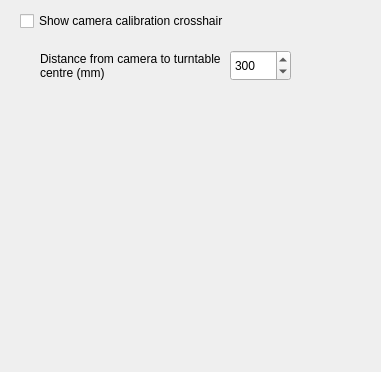
       <widget class="QWidget" name="crossHairPage">
        <property name="geometry">
         <rect>
          <x>0</x>
          <y>0</y>
          <width>381</width>
          <height>372</height>
         </rect>
        </property>
        <attribute name="label">
         <string>Camera calibration</string>
        </attribute>
        <widget class="QCheckBox" name="crossHairCheckBox">
         <property name="geometry">
          <rect>
           <x>20</x>
           <y>10</y>
           <width>261</width>
           <height>22</height>
          </rect>
         </property>
         <property name="text">
          <string>Show camera calibration crosshair</string>
         </property>
        </widget>
        <widget class="QSpinBox" name="camCenterDistSpinBox">
         <property name="geometry">
          <rect>
           <x>230</x>
           <y>50</y>
           <width>61</width>
           <height>31</height>
          </rect>
         </property>
         <property name="maximum">
          <number>500</number>
         </property>
         <property name="value">
          <number>300</number>
         </property>
        </widget>
        <widget class="QLabel" name="label_14">
         <property name="geometry">
          <rect>
           <x>40</x>
           <y>50</y>
           <width>181</width>
           <height>31</height>
          </rect>
         </property>
         <property name="text">
          <string>Distance from camera to turntable centre (mm)</string>
         </property>
         <property name="wordWrap">
          <bool>true</bool>
         </property>
        </widget>
       </widget>
